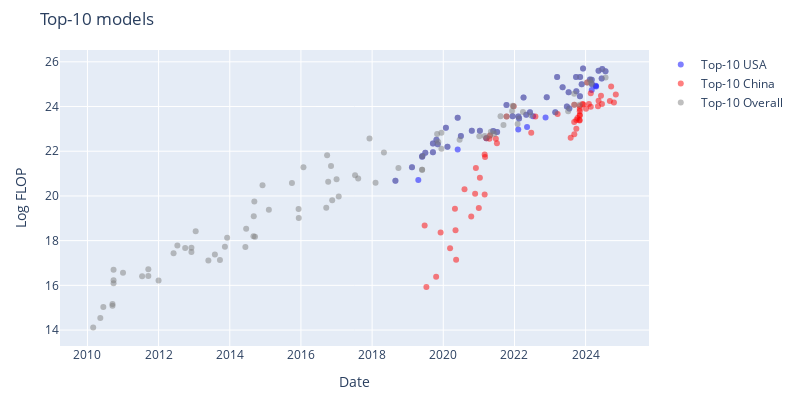

The notebook cell this image was saved under:
### Code cell
usa_df = df_filtered[df_filtered['category'] == 'USA']
china_df = df_filtered[df_filtered['category'] == 'China']
recent_top_models_df = top_models_df[top_models_df['date'] > pd.to_datetime('2010-01-01')]

fig = go.Figure()

fig.add_trace(go.Scatter(
    x=usa_df['date'],
    y=usa_df['log_flop'],
    mode='markers',
    marker=dict(color=colors['USA'], opacity=0.5),
    text=usa_df['System'],
    hoverinfo='text',
    name=f'Top-{top_n} USA'
))

fig.add_trace(go.Scatter(
    x=china_df['date'],
    y=china_df['log_flop'],
    mode='markers',
    marker=dict(color=colors['China'], opacity=0.5),
    text=china_df['System'],
    hoverinfo='text',
    name=f'Top-{top_n} China'
))

fig.add_trace(go.Scatter(
    x=recent_top_models_df['date'],
    y=recent_top_models_df['log_flop'],
    mode='markers',
    marker=dict(color='grey', opacity=0.5),
    text=recent_top_models_df['System'],
    hoverinfo='text',
    name=f'Top-{top_n} Overall'
))

fig.update_layout(
    width=800,
    height=400,
    xaxis_title='Date',
    yaxis_title='Log FLOP',
    title=f'Top-{top_n} models',
    margin=dict(t=50, l=60, r=60, b=50),
)

save_plot(fig, results_dir, f'top_{top_n}_models_without_kickstarting')

fig.show()

### Figure 1 — Plotly figure (JSON) as saved in the notebook; plotly's stock layout.template omitted (floating-point values rounded to 4 significant figures)
{"data": [{"hoverinfo": "text", "marker": {"color": "blue", "opacity": 0.5}, "mode": "markers", "name": "Top-10 USA", "text": ["Big Transformer for Back-Translation", "GPT-2 (1.5B)", "BERT-Large-CAS (PTB+WT2+WT103)", "Grover-Mega", "XLNet", "RoBERTa Large", "Megatron-BERT", "Megatron-LM (8.3B)", "T5-11B", "XLM-RoBERTa", "Meena", "Turing-NLG", "GPT3-6.7B (rerun of original)", "GPT-3 175B (davinci)", "GShard (dense)", "mT5-XXL", "Switch", "GLM-10B", "ByT5-XXL", "Codex", "Megatron-Turing NLG 530B", "GLaM", "GPT-NeoX-20B", "LaMDA", "ST-MoE", "PaLM (540B)", "OPT-175B", "UL2", "BIG-G 137B", "BLOOM-176B", "Galactica", "GPT-3.5 (text-davinci-003)", "LLaMA-65B", "GPT-4", "PaLM 2", "Inflection-1", "Claude 2", "Llama 2-70B", "GPT-4V", "Amazon Titan", "Grok-1", "GPT-4 Turbo", "Inflection-2", "Gemini 1.0 Ultra", "Gemini 1.5 Pro", "Claude 3 Sonnet", "Claude 3 Opus", "Inflection-2.5", "Reka Core", "Llama 3-70B", "GPT-4o", "Nemotron-4 340B", "Claude 3.5 Sonnet", "Llama 3.1-405B"], "type": "scatter", "x": ["2018-08-28T00:00:00", "2019-02-14T00:00:00", "2019-04-20T00:00:00", "2019-05-29T00:00:00", "2019-06-01T00:00:00", "2019-07-01T00:00:00", "2019-09-17T00:00:00", "2019-09-17T00:00:00", "2019-10-23T00:00:00", "2019-11-05T00:00:00", "2020-01-28T00:00:00", "2020-02-13T00:00:00", "2020-05-28T00:00:00", "2020-05-28T00:00:00", "2020-06-30T00:00:00", "2020-10-20T00:00:00", "2021-01-11T00:00:00", "2021-03-18T00:00:00", "2021-05-28T00:00:00", "2021-07-07T00:00:00", "2021-10-11T00:00:00", "2021-12-13T00:00:00", "2022-02-09T00:00:00", "2022-02-10T00:00:00", "2022-02-17T00:00:00", "2022-04-04T00:00:00", "2022-05-02T00:00:00", "2022-05-10T00:00:00", "2022-06-09T00:00:00", "2022-07-11T00:00:00", "2022-11-16T00:00:00", "2022-11-28T00:00:00", "2023-02-24T00:00:00", "2023-03-15T00:00:00", "2023-05-10T00:00:00", "2023-06-23T00:00:00", "2023-07-11T00:00:00", "2023-07-18T00:00:00", "2023-09-25T00:00:00", "2023-09-28T00:00:00", "2023-11-04T00:00:00", "2023-11-06T00:00:00", "2023-11-22T00:00:00", "2023-12-06T00:00:00", "2024-02-15T00:00:00", "2024-03-04T00:00:00", "2024-03-04T00:00:00", "2024-03-07T00:00:00", "2024-04-15T00:00:00", "2024-04-18T00:00:00", "2024-05-13T00:00:00", "2024-06-14T00:00:00", "2024-06-20T00:00:00", "2024-07-23T00:00:00"], "y": [20.68, 21.28, 20.72, 21.76, 21.79, 21.93, 22.34, 21.96, 22.52, 22.32, 23.05, 22.2, 22.08, 23.5, 22.68, 22.91, 22.91, 22.58, 22.91, 22.87, 24.07, 23.56, 22.97, 23.55, 23.46, 24.4, 23.63, 23.08, 23.75, 23.56, 23.51, 24.41, 23.74, 25.32, 24.87, 24.0, 24.64, 23.91, 25.32, 24.68, 24.46, 25.32, 25.0, 25.7, 25.2, 24.74, 25.2, 25.0, 24.92, 24.9, 25.6, 25.26, 25.67, 25.58]}, {"hoverinfo": "text", "marker": {"color": "red", "opacity": 0.5}, "mode": "markers", "name": "Top-10 China", "text": ["Tensorized Transformer (257M)", "R-Transformer", "LSTM(large)+Sememe+cell", "MMLSTM", "TransformerXL + spectrum control", "Segatron XL large, M=384", "NAS+ESS (156M)", "ONLSTM-SYD", "ERNIE-GEN (large)", "Memformer (4 encoder + 16 decoder)", "KEPLER", "CPM-Large", "ERNIE-Doc (247M)", "Wu Dao - Wen Yuan", "Wu Dao - Wen Lan", "Wu Dao - Wen Hui", "M6-T", "GLM-10B", "PLUG", "PanGu-α", "CPM-2", "ERNIE 3.0", "Yuan 1.0", "ERNIE 3.0 Titan", "CodeGeeX", "GLM-130B", "PanGu-Σ", "JIANG", "Baichuan2-13B", "Hunyuan", "FLM-101B", "Qwen-7B", "Qwen-14B", "CodeFuse-13B", "Skywork-13B", "Nanbeige-16B", "BlueLM 70B", "BlueLM 130B", "BlueLM 175B", "DeepSeek Coder 33B", "Yi-34B", "Qwen-72B", "XVERSE-65B-2", "DeepSeek LLM 67B", "GLM-4 (0116)", "Qwen1.5 72B", "MegaScale (Production)", "MegaScale (530B)", "DeepSeek-V2", "Yi-Large", "Qwen2-72B", "DeepSeek-Coder-V2 236B", "DeepSeek-V2.5", "Qwen2.5-72B", "Yi-Lightning", "Hunyuan-Large"], "type": "scatter", "x": ["2019-06-24T00:00:00", "2019-07-12T00:00:00", "2019-10-20T00:00:00", "2019-12-05T00:00:00", "2020-03-11T00:00:00", "2020-04-30T00:00:00", "2020-05-06T00:00:00", "2020-05-12T00:00:00", "2020-08-06T00:00:00", "2020-10-14T00:00:00", "2020-11-23T00:00:00", "2020-12-01T00:00:00", "2020-12-31T00:00:00", "2021-01-11T00:00:00", "2021-03-01T00:00:00", "2021-03-01T00:00:00", "2021-03-05T00:00:00", "2021-03-18T00:00:00", "2021-04-19T00:00:00", "2021-04-25T00:00:00", "2021-06-24T00:00:00", "2021-07-05T00:00:00", "2021-10-12T00:00:00", "2021-12-23T00:00:00", "2022-06-22T00:00:00", "2022-08-04T00:00:00", "2023-03-20T00:00:00", "2023-08-01T00:00:00", "2023-09-06T00:00:00", "2023-09-07T00:00:00", "2023-09-07T00:00:00", "2023-09-28T00:00:00", "2023-09-28T00:00:00", "2023-10-10T00:00:00", "2023-10-30T00:00:00", "2023-11-01T00:00:00", "2023-11-02T00:00:00", "2023-11-02T00:00:00", "2023-11-02T00:00:00", "2023-11-02T00:00:00", "2023-11-02T00:00:00", "2023-11-30T00:00:00", "2023-12-08T00:00:00", "2024-01-05T00:00:00", "2024-01-17T00:00:00", "2024-02-04T00:00:00", "2024-02-23T00:00:00", "2024-02-23T00:00:00", "2024-05-07T00:00:00", "2024-05-13T00:00:00", "2024-06-07T00:00:00", "2024-06-17T00:00:00", "2024-09-06T00:00:00", "2024-09-19T00:00:00", "2024-10-18T00:00:00", "2024-11-06T00:00:00"], "y": [18.68, 15.92, 16.38, 18.37, 17.66, 19.42, 18.46, 17.14, 20.3, 19.08, 20.09, 21.26, 19.46, 20.81, 21.86, 20.06, 21.74, 22.58, 22.56, 22.71, 22.56, 22.35, 23.55, 24.02, 22.82, 23.55, 23.67, 22.61, 23.31, 24.08, 22.76, 23.0, 23.4, 23.49, 23.4, 23.38, 23.62, 23.89, 24.02, 23.6, 23.79, 24.11, 24.1, 23.91, 25.08, 24.11, 24.59, 23.99, 24.01, 24.26, 24.48, 24.11, 24.25, 24.89, 24.18, 24.54]}, {"hoverinfo": "text", "marker": {"color": "grey", "opacity": 0.5}, "mode": "markers", "name": "Top-10 Overall", "text": ["6-layer MLP (MNIST)", "Feedforward NN", "iCCCP", "Pooling CNN (Caltech 101)", "Pooling CNN (NORB)", "RNN 1000/5 + RT09 LM (NIST RT05)", "RNN 500/10 + RT09 LM (NIST RT05)", "KN5 LM + RNN 400/10 (WSJ)", "Deep Autoencoders", "High Performance CNN", "CNN Committee (MNIST)", "CNN Committee (NIST)", "LSTM LM", "Dropout (ImageNet)", "Unsupervised High-level Feature Learner", "AlexNet", "DistBelief Speech", "DNN EM segmentation", "DistBelief NNLM", "ReLU-Speech", "Hierarchical Scene Labeling", "Mitosis", "Visualizing CNNs", "TransE", "GANs", "SPPNet", "RNNsearch-50*", "VGG16", "Seq2Seq LSTM", "GoogLeNet / InceptionV1", "SNM-skip", "MSRA (C, PReLU)", "AlphaGo Fan", "DeepSpeech2 (English)", "ResNet-152 (ImageNet)", "AlphaGo Lee", "ResNet-200", "GNMT", "Xception", "NASv3 (CIFAR-10)", "PolyNet", "Libratus", "MoE-Multi", "JFT", "OpenAI TI7 DOTA 1v1", "AlphaZero", "AmoebaNet-A (F=448)", "ResNeXt-101 32x48d", "Big Transformer for Back-Translation", "BigGAN-deep 512x512", "GPT-2 (1.5B)", "Grover-Mega", "MnasNet-A3", "MnasNet-A1 + SSDLite", "XLNet", "RoBERTa Large", "Megatron-BERT", "Megatron-LM (8.3B)", "T5-11B", "AlphaStar", "XLM-RoBERTa", "Noisy Student (L2)", "OpenAI Five", "OpenAI Five Rerun", "Meena", "Turing-NLG", "GPT-3 175B (davinci)", "iGPT-XL", "GShard (dense)", "mT5-XXL", "DALL-E", "Switch", "Meta Pseudo Labels", "GLM-10B", "PanGu-α", "ProtT5-XXL", "ByT5-XXL", "ViT-G/14", "Codex", "Jurassic-1-Jumbo", "HyperCLOVA 82B", "Megatron-Turing NLG 530B", "Yuan 1.0", "Gopher (280B)", "GLaM", "EXAONE 1.0", "ERNIE 3.0 Titan", "AlphaCode", "LaMDA", "ST-MoE", "Chinchilla", "PaLM (540B)", "OPT-175B", "BIG-G 137B", "Parti", "GPT-3.5 (text-davinci-003)", "LLaMA-65B", "GPT-4", "PaLM 2", "Inflection-1", "xTrimoPGLM -100B", "Claude 2", "Llama 2-70B", "Falcon-180B", "Hunyuan", "GPT-4V", "Amazon Titan", "Mi:dm 200B", "Grok-1", "GPT-4 Turbo", "Inflection-2", "Gemini 1.0 Ultra", "GLM-4 (0116)", "Gemini 1.5 Pro", "Mistral Large", "Claude 3 Opus", "Inflection-2.5", "GPT-4o", "Nemotron-4 340B", "Claude 3.5 Sonnet", "Llama 3.1-405B", "Mistral Large 2"], "type": "scatter", "x": ["2010-03-01T00:00:00", "2010-05-13T00:00:00", "2010-06-13T00:00:00", "2010-09-15T00:00:00", "2010-09-15T00:00:00", "2010-09-26T00:00:00", "2010-09-26T00:00:00", "2010-09-26T00:00:00", "2011-01-01T00:00:00", "2011-07-16T00:00:00", "2011-09-18T00:00:00", "2011-09-18T00:00:00", "2012-01-01T00:00:00", "2012-06-03T00:00:00", "2012-07-12T00:00:00", "2012-09-30T00:00:00", "2012-12-03T00:00:00", "2012-12-03T00:00:00", "2013-01-16T00:00:00", "2013-05-26T00:00:00", "2013-08-01T00:00:00", "2013-09-22T00:00:00", "2013-11-12T00:00:00", "2013-12-05T00:00:00", "2014-06-10T00:00:00", "2014-06-18T00:00:00", "2014-09-01T00:00:00", "2014-09-04T00:00:00", "2014-09-10T00:00:00", "2014-09-17T00:00:00", "2014-12-03T00:00:00", "2015-02-06T00:00:00", "2015-10-01T00:00:00", "2015-12-08T00:00:00", "2015-12-10T00:00:00", "2016-01-27T00:00:00", "2016-09-17T00:00:00", "2016-09-26T00:00:00", "2016-10-07T00:00:00", "2016-11-05T00:00:00", "2016-11-17T00:00:00", "2017-01-01T00:00:00", "2017-01-23T00:00:00", "2017-07-10T00:00:00", "2017-08-11T00:00:00", "2017-12-05T00:00:00", "2018-02-05T00:00:00", "2018-05-02T00:00:00", "2018-08-28T00:00:00", "2018-09-28T00:00:00", "2019-02-14T00:00:00", "2019-05-29T00:00:00", "2019-05-29T00:00:00", "2019-05-29T00:00:00", "2019-06-01T00:00:00", "2019-07-01T00:00:00", "2019-09-17T00:00:00", "2019-09-17T00:00:00", "2019-10-23T00:00:00", "2019-10-30T00:00:00", "2019-11-05T00:00:00", "2019-11-11T00:00:00", "2019-12-13T00:00:00", "2019-12-13T00:00:00", "2020-01-28T00:00:00", "2020-02-13T00:00:00", "2020-05-28T00:00:00", "2020-06-17T00:00:00", "2020-06-30T00:00:00", "2020-10-20T00:00:00", "2021-01-05T00:00:00", "2021-01-11T00:00:00", "2021-03-01T00:00:00", "2021-03-18T00:00:00", "2021-04-25T00:00:00", "2021-05-04T00:00:00", "2021-05-28T00:00:00", "2021-06-08T00:00:00", "2021-07-07T00:00:00", "2021-08-11T00:00:00", "2021-09-10T00:00:00", "2021-10-11T00:00:00", "2021-10-12T00:00:00", "2021-12-08T00:00:00", "2021-12-13T00:00:00", "2021-12-14T00:00:00", "2021-12-23T00:00:00", "2022-02-02T00:00:00", "2022-02-10T00:00:00", "2022-02-17T00:00:00", "2022-03-29T00:00:00", "2022-04-04T00:00:00", "2022-05-02T00:00:00", "2022-06-09T00:00:00", "2022-06-22T00:00:00", "2022-11-28T00:00:00", "2023-02-24T00:00:00", "2023-03-15T00:00:00", "2023-05-10T00:00:00", "2023-06-23T00:00:00", "2023-07-06T00:00:00", "2023-07-11T00:00:00", "2023-07-18T00:00:00", "2023-09-06T00:00:00", "2023-09-07T00:00:00", "2023-09-25T00:00:00", "2023-09-28T00:00:00", "2023-10-31T00:00:00", "2023-11-04T00:00:00", "2023-11-06T00:00:00", "2023-11-22T00:00:00", "2023-12-06T00:00:00", "2024-01-17T00:00:00", "2024-02-15T00:00:00", "2024-02-26T00:00:00", "2024-03-04T00:00:00", "2024-03-07T00:00:00", "2024-05-13T00:00:00", "2024-06-14T00:00:00", "2024-06-20T00:00:00", "2024-07-23T00:00:00", "2024-07-24T00:00:00"], "y": [14.12, 14.54, 15.03, 15.09, 15.16, 16.7, 16.09, 16.23, 16.57, 16.41, 16.72, 16.41, 16.22, 17.44, 17.78, 17.67, 17.49, 17.68, 18.42, 17.11, 17.38, 17.14, 17.73, 18.13, 17.71, 18.53, 18.19, 19.09, 19.75, 18.18, 20.47, 19.38, 20.58, 19.41, 19.02, 21.28, 19.47, 21.82, 20.64, 21.34, 19.81, 20.74, 19.97, 20.93, 20.78, 22.56, 20.59, 21.94, 20.68, 21.26, 21.28, 21.76, 21.18, 21.18, 21.79, 21.93, 22.34, 21.96, 22.52, 22.77, 22.32, 22.42, 22.83, 22.11, 23.05, 22.2, 23.5, 22.52, 22.68, 22.91, 22.67, 22.91, 22.68, 22.58, 22.71, 22.87, 22.91, 22.77, 22.87, 23.57, 23.17, 24.07, 23.55, 23.8, 23.56, 24.03, 24.02, 23.21, 23.55, 23.46, 23.76, 24.4, 23.63, 23.75, 23.6, 24.41, 23.74, 25.32, 24.87, 24.0, 23.79, 24.64, 23.91, 24.58, 24.08, 25.32, 24.68, 24.08, 24.46, 25.32, 25.0, 25.7, 25.08, 25.2, 25.05, 25.2, 25.0, 25.6, 25.26, 25.67, 25.58, 25.3]}], "layout": {"height": 400, "margin": {"b": 50, "l": 60, "r": 60, "t": 50}, "title": {"text": "Top-10 models"}, "width": 800, "xaxis": {"title": {"text": "Date"}}, "yaxis": {"title": {"text": "Log FLOP"}}}}
